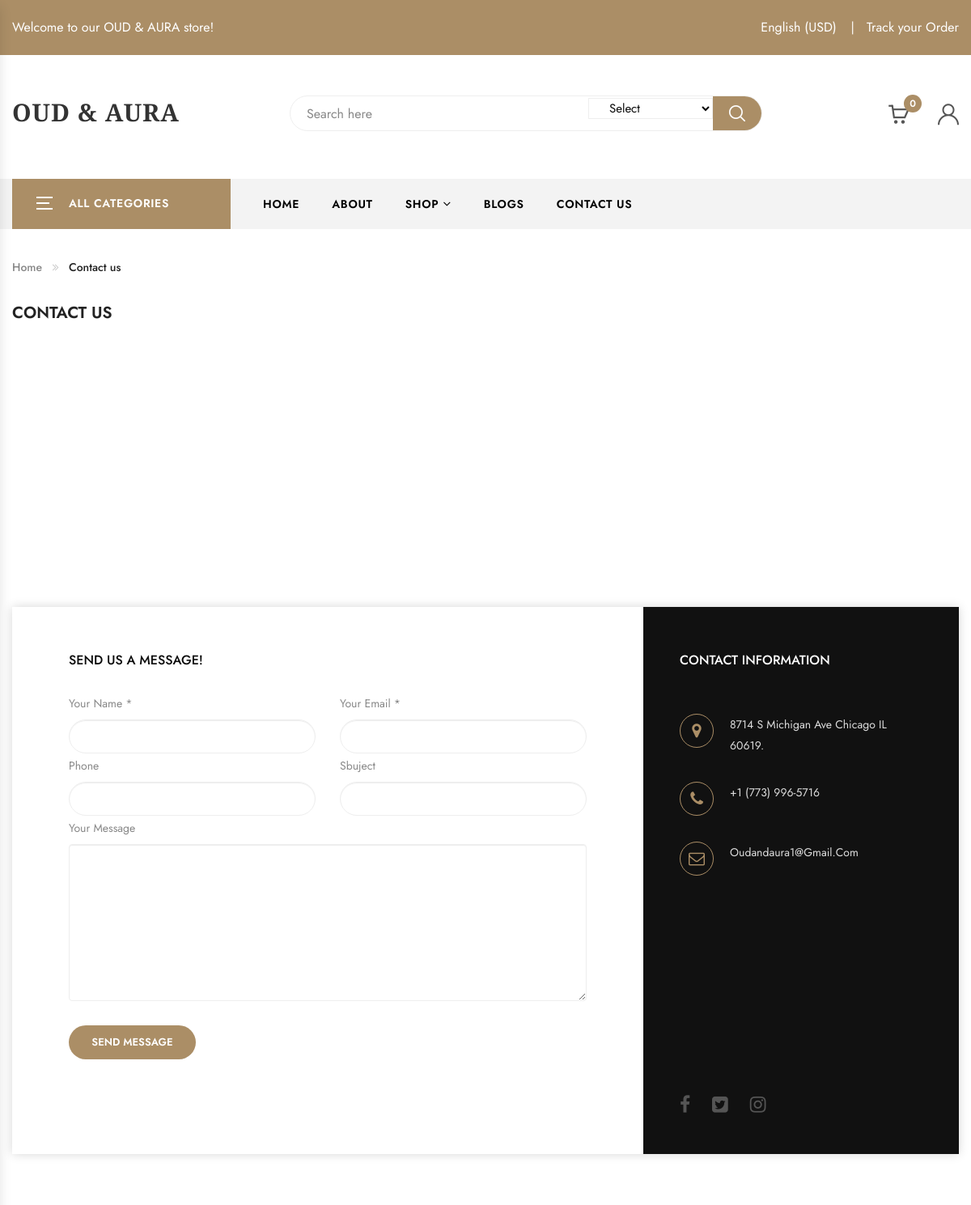
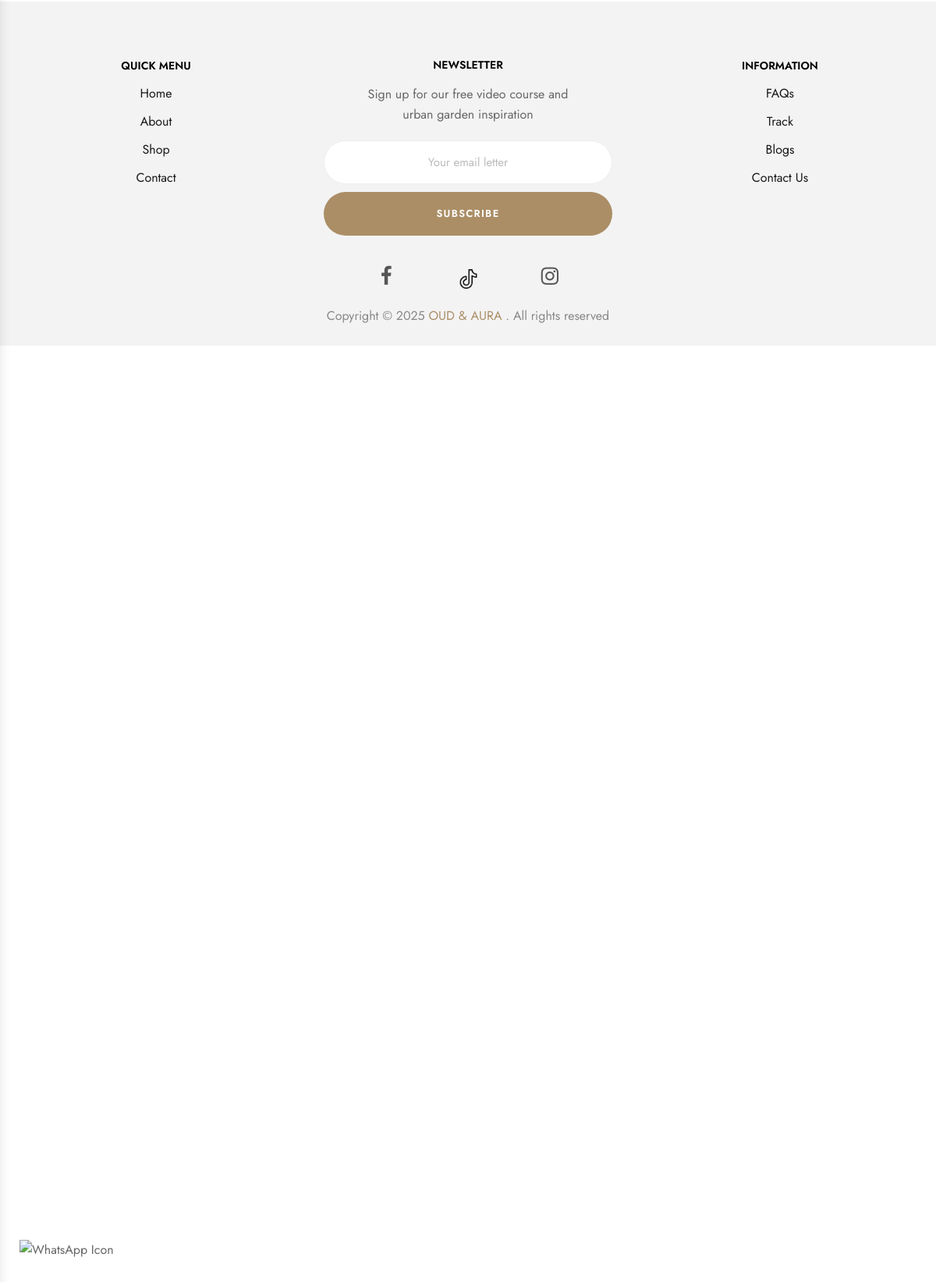
The app's page /Contact.php with its own data (2 pictures, top to bottom).
### tables this page shows
CREATE TABLE `website_settings` (
  `id` int(11) NOT NULL,
  `web_name` varchar(200) DEFAULT NULL,
  `web_title` varchar(200) DEFAULT NULL,
  `web_keywords` varchar(200) DEFAULT NULL,
  `web_desc` varchar(200) DEFAULT NULL,
  `web_author` varchar(200) DEFAULT NULL,
  `web_phone` varchar(200) DEFAULT NULL,
  `web_email` varchar(200) DEFAULT NULL,
  `web_address` varchar(200) DEFAULT NULL
);

### Contact.php (the view, shortened to what the rows shown need)
<?php include 'header.php';
       ?>
<body class="home">
    <?php include 'navbar.php';?>
    <div class="main-content main-content-contact">
        <div class="page-main-content">
            <div class="container">
                <div class="row">
                    <div class="col-sm-12">
                        <div class="form-contact">
                            <div class="col-lg-8 no-padding">
                                <div class="form-message">
                                    <h2 class="title">
                                        Send us a Message!
                                    </h2>
    </div>
</div>
<div class="col-lg-4 no-padding">
    <div class="form-contact-information">
        <form action="#" class="stelina-contact-info">
            <h2 class="title">
                Contact information
            </h2>
            <div class="info">
                <div class="item address">
                    <span class="icon">
                    </span>
                    <span class="text">
                      <?php echo $web_address;?>
                  </span>
              </div>
              <div class="item phone">
                <span class="icon">
                </span>
                <span class="text">
                  <?php echo $web_phone;?>
              </span>
          </div>
          <div class="item email">
            <span class="icon">
            </span>
            <span class="text">
             <?php echo $web_email;?>
         </span>
     </div>
 </div>
</form>
</div>
</div>
</div>
</div>
</div>
</div>
</div>
</div>
<?php include 'footer.php';?>

### navbar.php (shortened to what the rows shown need)
<header class="header style7">
    <div class="top-bar">
        <div class="container">
            <div class="top-bar-left">
                <div class="header-message">
                    Welcome to our <?php echo $web_name;?> store!
                </div>
            </div>
    </div>
</div>
<div class="container">
    <div class="main-header">
        <div class="row">
            <div class="col-lg-3 col-sm-4 col-md-3 col-xs-7 col-ts-12 header-element">
                <div class="logo">
                    <a href="index">
  <h4 class="logo-text"><?php echo $web_name;?></h4>
</a>
                </div>
            </div>
</div>
</div>
</div>
</header>

### footer.php (shortened to what the rows shown need)
<footer class="footer style7">
    <div class="container">
        <div class="container-wapper">
            <div class="row">
                <div class="box-footer col-xs-12 col-sm-4 col-md-4 col-lg-4">
                    <div class="stelina-custommenu default">
                        <h2 class="widgettitle">Quick Menu</h2>
                    </div>
                </div>
                <div class="box-footer col-xs-12 col-sm-4 col-md-4 col-lg-4">
                    <div class="stelina-custommenu default">
                        <h2 class="widgettitle">Information</h2>
                    </div>
                </div>
            </div>
            <div class="footer-end">
                <div class="row">
                    <div class="col-sm-12 col-xs-12">
                        <div class="coppyright">
                            Copyright © <?php echo date('Y');?>
                            <a href="#"> <?php echo $web_name;?></a>
                            . All rights reserved
                        </div>
                    </div>
                </div>
            </div>
        </div>
    </div>
</footer>
</body>
</html>
</body>
</html>

### records on screen
website_settings: web_name "OUD & AURA", web_address "8714 S Michigan Ave Chicago IL 60619.", web_phone "+1 (773) 996-5716", web_email "Oudandaura1@gmail.com"

### other values on screen
$total_row_items "0"
